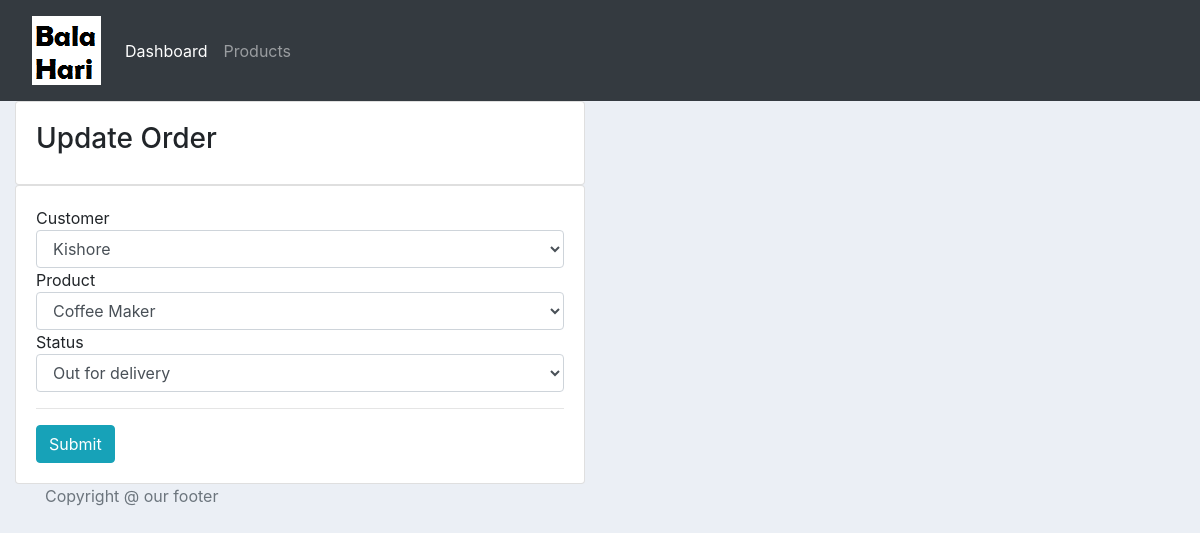
The page /update_order/1/ on the database its author committed.
### accounts/models.py (models this page shows, shortened)
class Order(models.Model):
	STATUS = (
			('Pending', 'Pending'),
			('Out for delivery', 'Out for delivery'),
			('Delivered', 'Delivered'),
			)
	customer = models.ForeignKey(Customer, on_delete= models.SET_NULL, null=True)
	product = models.ForeignKey(Product, on_delete= models.SET_NULL, null=True)
	date_created = models.DateTimeField(auto_now_add=True, null=True, blank=True)
	status = models.CharField(max_length=200, null=True, choices=STATUS)

### accounts/views.py (the view)
# urls.py: path('update_order/<str:pk>/', views.updateOrder, name="update_order"),
def updateOrder(request, pk):
	action = 'update'
	order = Order.objects.get(id=pk)
	form = OrderForm(instance=order)
	if request.method == 'POST':
		form = OrderForm(request.POST, instance=order)
		if form.is_valid():
			form.save()
			return redirect('/customer/' + str(order.customer.id))
	context =  {'action':action, 'form':form}
	return render(request, 'accounts/order_form.html', context)

### accounts/forms.py
class OrderForm(ModelForm):
	class Meta:
		model = Order
		fields = '__all__'

### accounts/models.py (called while the page is built)
	def __str__(self):
		return self.name

	def __str__(self):
		return self.name

### accounts/templates/accounts/order_form.html (shortened to what this page needs)
{% extends 'accounts/main_template.html' %}
{% load static %}
{% block content %}
{% load widget_tweaks %}
<div class="row">
	<div class="col-md-6">
		<div class="card card-body">
			{% if action == 'create' %}
				<h3>Create Order</h3>
			{% elif action == 'update' %}
				<h3>Update Order</h3>
			{% endif %}
		</div>
	</div>
</div>
<div class="row">
	<div class="col-md-6">
		<div class="card card-body">
			<form action="" method="POST">
				{% for field in form %}
					{{field.label}}
					{{field|add_class:'form-control'}}
				{% endfor %}
				<hr>
				<input type="submit" class="btn btn-info">
			</form>
		</div>
	</div>
</div>
{% endblock %}

### static/css/main.css (style rules this page uses)
body { background-color: #ebeff5; }

### rows shown on the page
Order: form "Kishore" "Coffee Maker" "Out for delivery"

### other values the page prints
{{ field.label }} "Customer" "Product" "Status"
